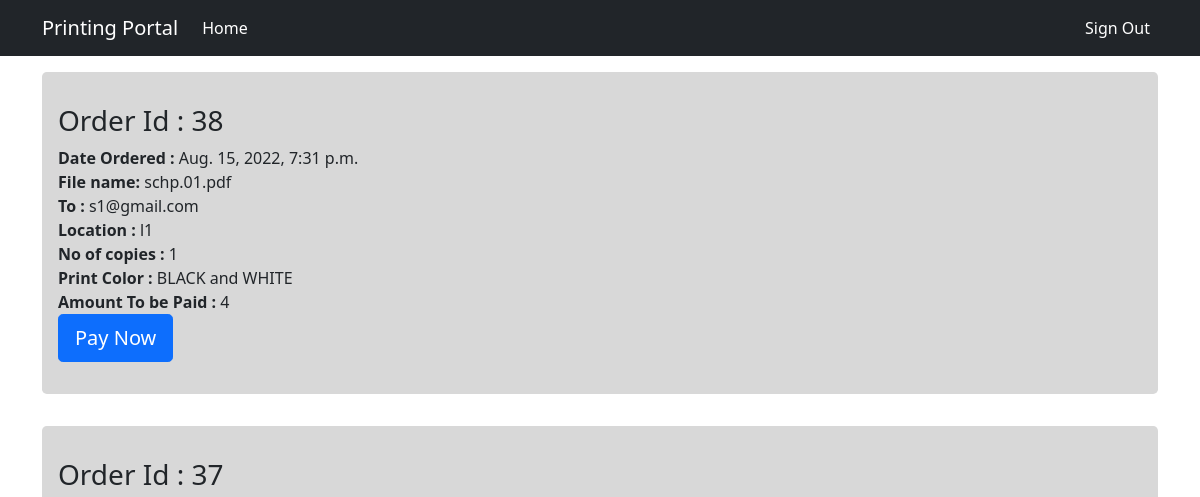
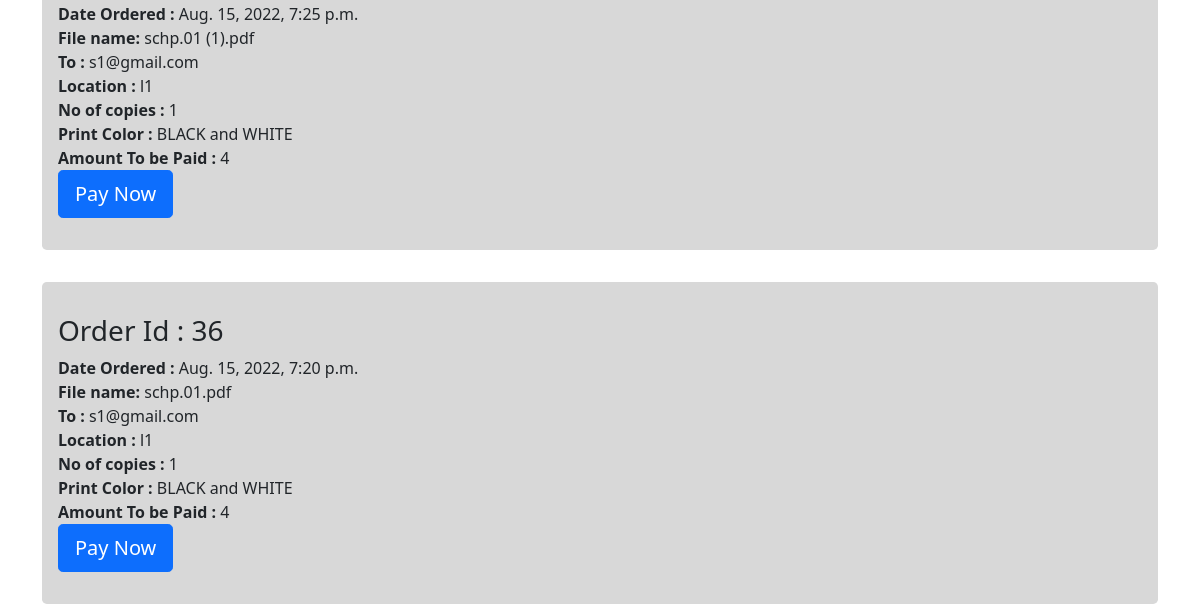
Page /order_pending/ (signed in, upper part) on the earlier database version (2 pictures, top to bottom).
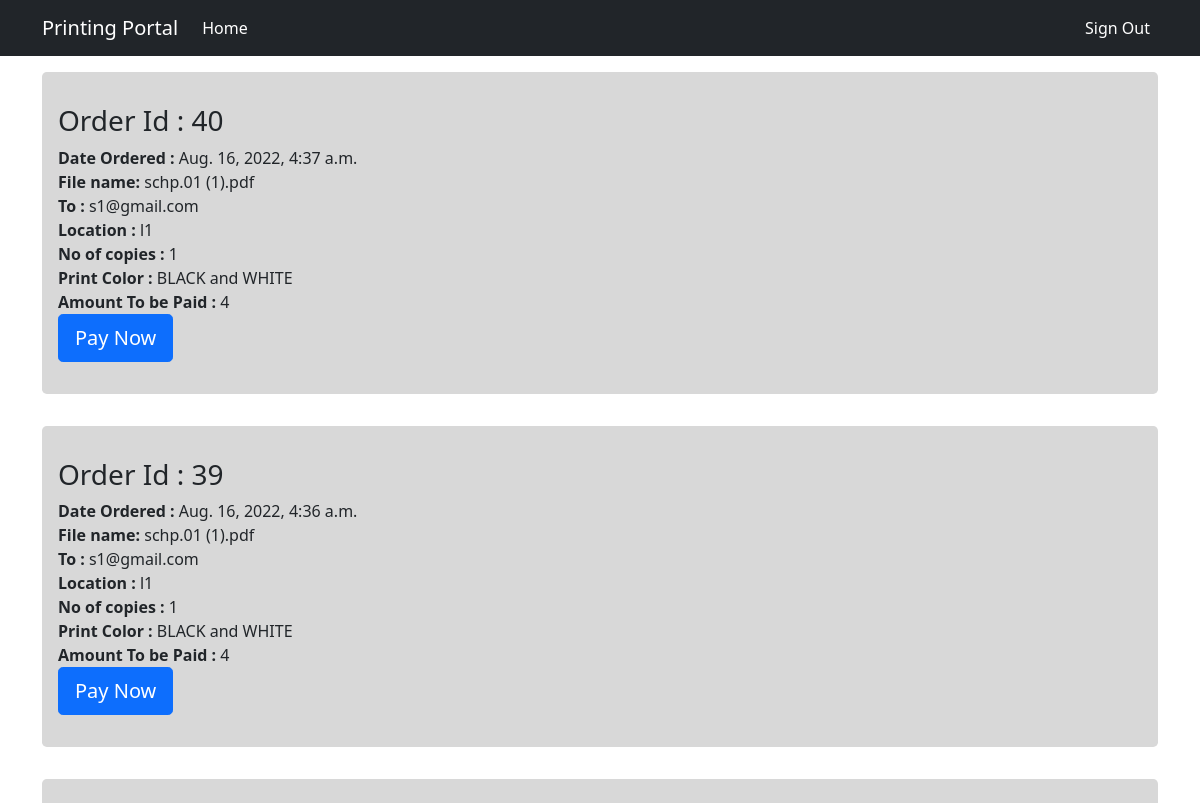
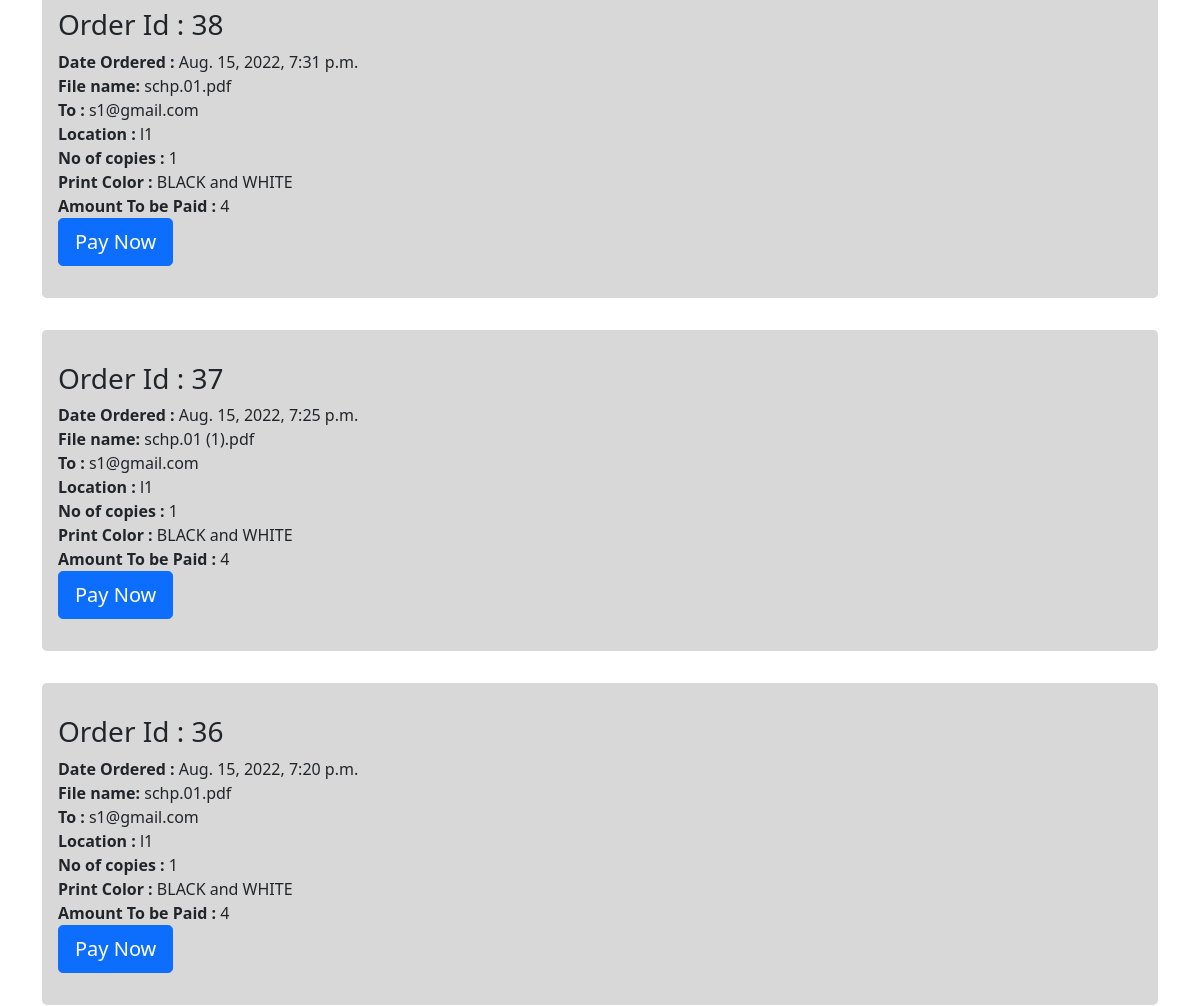
Same page on the later database version (2 pictures, top to bottom).
### users/models.py (models this page shows)
class Order(models.Model):
    user = models.ForeignKey(User,on_delete=models.CASCADE)
    shopkeeper_email = models.EmailField(max_length=100)
    shopkeeper_location = models.CharField(max_length=100)
    file = models.FileField(blank=False,upload_to='media/')
    file_name = models.CharField(max_length=100,default="file.pdf")
    no_of_copies = models.IntegerField(default=1)
    black_and_white = models.BooleanField(default=True)
    cost = models.IntegerField()
    date_ordered = models.DateTimeField(default=timezone.now)
    printing_status = models.BooleanField(default=False)
    otp = models.IntegerField(default=0)
    completed_status = models.BooleanField(default=False)
    payment_id = models.CharField(default='0000000000',max_length=100)
    payment_status = models.BooleanField(default=False)

### users/views.py (the view)
# urls.py: path('order_pending/',views.Order_Pending,name='order_pending'),
@login_required
def Order_Pending(request):
    orders = Order.objects.filter(user=request.user,payment_status=False).order_by('-date_ordered')
    return render(request,'users/order_pending.html',{'orders':orders})

### users/templates/users/order_pending.html (shortened to what this page needs)
{% extends 'users/base.html' %}
{% block content %}
{% for order in orders %}
<div class="jumbotron" >
    <h3>Order Id : {{ order.id }}</h3>
    <strong>Date Ordered : </strong>{{ order.date_ordered }}<br>
    <strong>File name: </strong>{{ order.file_name }}<br>
    <strong>To : </strong>{{ order.shopkeeper_email }}<br>
    <strong>Location : </strong>{{ order.shopkeeper_location }}<br>
    <strong>No of copies : </strong>{{ order.no_of_copies }}<br>
    <strong>Print Color : </strong>
    {% if order.black_and_white %}
        BLACK and WHITE
    {% else %}
        COLOR
    {% endif %}
    <br>
    <strong>Amount To be Paid : </strong>{{ order.cost }}<br>
    <a class="btn btn-primary btn-lg" href="{% url 'gateway2' order.id %}" role="button">Pay Now</a>
</div>
{% endfor %}
{% endblock %}

Differences in the rows shown:
added Order: id "40", date_ordered "Aug. 16, 2022, 4:37 a.m.", file_name "schp.01 (1).pdf", shopkeeper_email "s1@gmail.com", shopkeeper_location "l1", no_of_copies "1", black_and_white "BLACK and WHITE", cost "4"
added Order: id "39", date_ordered "Aug. 16, 2022, 4:36 a.m.", file_name "schp.01 (1).pdf", shopkeeper_email "s1@gmail.com", shopkeeper_location "l1", no_of_copies "1", black_and_white "BLACK and WHITE", cost "4"
